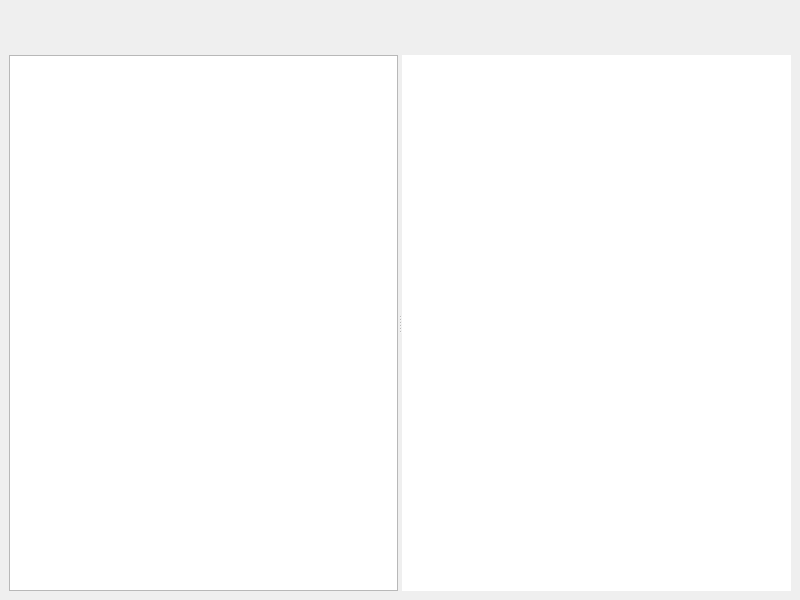
<?xml version="1.0" encoding="UTF-8"?>
<ui version="4.0">
 <class>MainWin</class>
 <widget class="QMainWindow" name="MainWin">
  <property name="geometry">
   <rect>
    <x>0</x>
    <y>0</y>
    <width>800</width>
    <height>600</height>
   </rect>
  </property>
  <property name="windowTitle">
   <string>MainWin</string>
  </property>
  <property name="styleSheet">
   <string notr="true"/>
  </property>
  <widget class="QWidget" name="centralwidget">
   <layout class="QVBoxLayout" name="verticalLayout">
    <item>
     <widget class="ToolbarM" name="toolBarFrame">
      <property name="sizePolicy">
       <sizepolicy hsizetype="Preferred" vsizetype="Maximum">
        <horstretch>0</horstretch>
        <verstretch>0</verstretch>
       </sizepolicy>
      </property>
      <property name="minimumSize">
       <size>
        <width>0</width>
        <height>40</height>
       </size>
      </property>
      <layout class="QHBoxLayout" name="horizontalLayout"/>
     </widget>
    </item>
    <item>
     <widget class="QWidget" name="contentLayout" native="true">
      <layout class="QHBoxLayout" name="horizontalLayout_2">
       <property name="leftMargin">
        <number>0</number>
       </property>
       <property name="topMargin">
        <number>0</number>
       </property>
       <property name="rightMargin">
        <number>0</number>
       </property>
       <property name="bottomMargin">
        <number>0</number>
       </property>
       <item>
        <widget class="QSplitter" name="splitter">
         <property name="sizePolicy">
          <sizepolicy hsizetype="Expanding" vsizetype="Preferred">
           <horstretch>0</horstretch>
           <verstretch>0</verstretch>
          </sizepolicy>
         </property>
         <property name="orientation">
          <enum>Qt::Orientation::Horizontal</enum>
         </property>
         <widget class="QListWidget" name="pagesListWidget">
          <property name="sizePolicy">
           <sizepolicy hsizetype="Expanding" vsizetype="Expanding">
            <horstretch>0</horstretch>
            <verstretch>0</verstretch>
           </sizepolicy>
          </property>
          <property name="minimumSize">
           <size>
            <width>100</width>
            <height>0</height>
           </size>
          </property>
         </widget>
         <widget class="QGraphicsView" name="previewGraphicsView">
          <property name="sizePolicy">
           <sizepolicy hsizetype="Expanding" vsizetype="Expanding">
            <horstretch>0</horstretch>
            <verstretch>0</verstretch>
           </sizepolicy>
          </property>
          <property name="minimumSize">
           <size>
            <width>200</width>
            <height>0</height>
           </size>
          </property>
          <property name="frameShape">
           <enum>QFrame::Shape::NoFrame</enum>
          </property>
         </widget>
        </widget>
       </item>
      </layout>
     </widget>
    </item>
   </layout>
  </widget>
 </widget>
 <customwidgets>
  <customwidget>
   <class>ToolbarM</class>
   <extends>QFrame</extends>
   <header>toolbarm.h</header>
   <container>1</container>
  </customwidget>
 </customwidgets>
 <resources/>
 <connections/>
</ui>
